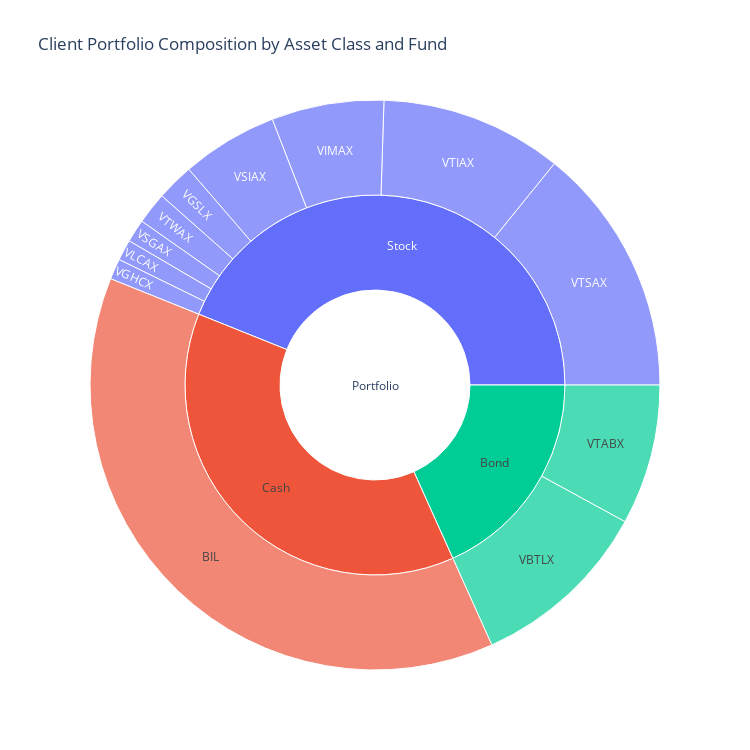

Source (notebook cell):
### Markdown cell above
All tickers are Vanguard funds. That's how I know this client has been following my advice.

### Code cell
# Chart the breakdown of the portfolio by asset class
import plotly.express as px

fig = px.sunburst(df,
                  path=["Portfolio", "Asset Class", "Ticker"],
                  values='Balance',
                  width=750, height=750,
                  title="Client Portfolio Composition by Asset Class and Fund",
                  )
fig.show()

### Figure 1 — Plotly figure (JSON) as saved in the notebook; plotly's stock layout.template omitted (floating-point values rounded to 4 significant figures)
{"data": [{"branchvalues": "total", "domain": {"x": [0, 1], "y": [0, 1]}, "hovertemplate": "labels=%{label}<br>Balance=%{value}<br>parent=%{parent}<br>id=%{id}<extra></extra>", "ids": ["Portfolio/Cash/BIL", "Portfolio/Bond/VBTLX", "Portfolio/Stock/VGHCX", "Portfolio/Stock/VGSLX", "Portfolio/Stock/VIMAX", "Portfolio/Stock/VLCAX", "Portfolio/Stock/VSGAX", "Portfolio/Stock/VSIAX", "Portfolio/Bond/VTABX", "Portfolio/Stock/VTIAX", "Portfolio/Stock/VTSAX", "Portfolio/Stock/VTWAX", "Portfolio/Bond", "Portfolio/Cash", "Portfolio/Stock", "Portfolio"], "labels": ["BIL", "VBTLX", "VGHCX", "VGSLX", "VIMAX", "VLCAX", "VSGAX", "VSIAX", "VTABX", "VTIAX", "VTSAX", "VTWAX", "Bond", "Cash", "Stock", "Portfolio"], "name": "", "parents": ["Portfolio/Cash", "Portfolio/Bond", "Portfolio/Stock", "Portfolio/Stock", "Portfolio/Stock", "Portfolio/Stock", "Portfolio/Stock", "Portfolio/Stock", "Portfolio/Bond", "Portfolio/Stock", "Portfolio/Stock", "Portfolio/Stock", "Portfolio", "Portfolio", "Portfolio", ""], "type": "sunburst", "values": [439403, 119859, 13641, 24596, 74075, 13777, 15136, 63498, 92483, 120105, 164585, 20975, 212342, 439403, 510388, 1162133]}], "layout": {"height": 750, "legend": {"tracegroupgap": 0}, "title": {"text": "Client Portfolio Composition by Asset Class and Fund"}, "width": 750}}
